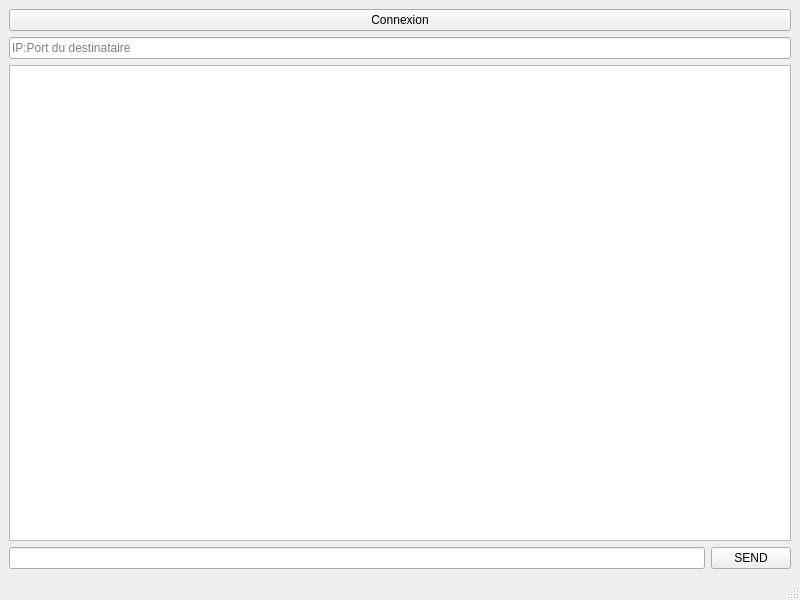
<?xml version="1.0" encoding="UTF-8"?>
<ui version="4.0">
 <class>MainWindow</class>
 <widget class="QMainWindow" name="MainWindow">
  <property name="geometry">
   <rect>
    <x>0</x>
    <y>0</y>
    <width>800</width>
    <height>600</height>
   </rect>
  </property>
  <property name="windowTitle">
   <string>MainWindow</string>
  </property>
  <property name="autoFillBackground">
   <bool>false</bool>
  </property>
  <widget class="QWidget" name="centralwidget">
   <layout class="QVBoxLayout" name="verticalLayout">
    <item>
     <widget class="QPushButton" name="Bouton_connexion_serveur">
      <property name="text">
       <string>Connexion</string>
      </property>
     </widget>
    </item>
    <item>
     <widget class="QLineEdit" name="lineEdit_dest">
      <property name="placeholderText">
       <string>IP:Port du destinataire</string>
      </property>
     </widget>
    </item>
    <item>
     <widget class="QTextBrowser" name="Zone_lecture"/>
    </item>
    <item>
     <layout class="QHBoxLayout" name="horizontalLayout">
      <item>
       <widget class="QLineEdit" name="message"/>
      </item>
      <item>
       <widget class="QPushButton" name="Bouton_send">
        <property name="text">
         <string>SEND</string>
        </property>
       </widget>
      </item>
     </layout>
    </item>
   </layout>
  </widget>
  <widget class="QMenuBar" name="menubar">
   <property name="geometry">
    <rect>
     <x>0</x>
     <y>0</y>
     <width>800</width>
     <height>25</height>
    </rect>
   </property>
  </widget>
  <widget class="QStatusBar" name="statusbar"/>
 </widget>
 <resources/>
 <connections/>
</ui>
